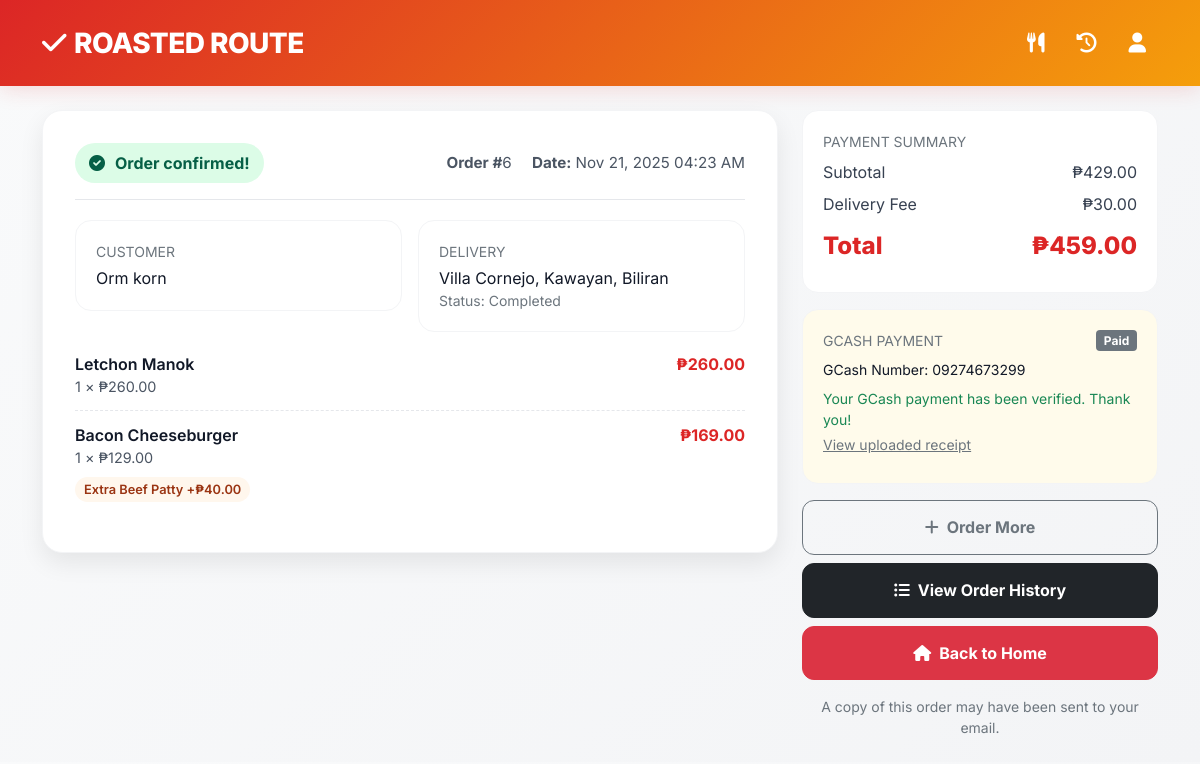
The app's page /order-confirmation/ (signed in) with its own data.
### roasted_app/models.py (models this page shows, shortened)
class Order(models.Model):
    STATUS_CHOICES = [
        ('pending', 'Pending'),
        ('preparing', 'Preparing'),
        ('ready', 'Ready for Pickup'),
        ('out_for_delivery', 'Out for Delivery'),
        ('delivered', 'Delivered'),
        ('completed', 'Completed'),
        ('cancelled', 'Cancelled'),
    ]
    DELIVERY_CHOICES = [
        ('delivery', 'Delivery'),
        ('pickup', 'Pick-up'),
    ]
    PAYMENT_METHOD_CHOICES = [
        ('credit_card', 'Credit Card'),
        ('gcash', 'GCash'),
        ('bank_transfer', 'Bank Transfer'),
        ('cash', 'Cash on Delivery'),
        ('over_counter', 'Over the Counter'),
    ]
    PAYMENT_STATUS_CHOICES = [
        ('unpaid', 'Unpaid'),
        ('waiting_payment', 'Waiting for Payment'),
        ('for_verification', 'For Verification'),
        ('paid', 'Paid'),
        ('rejected', 'Rejected'),
    ]
    customer = models.ForeignKey(
        User,
        on_delete=models.CASCADE,
        related_name='orders',
        null=True,
        blank=True
    )
    customer_name = models.CharField(max_length=100)
    contact_number = models.CharField(max_length=20, default='not Provided')
    subtotal = models.DecimalField(max_digits=8, decimal_places=2, default=0)
    delivery_fee = models.DecimalField(max_digits=8, decimal_places=2, default=30.00)  # Delivery fee only in order
    total_amount = models.DecimalField(max_digits=8, decimal_places=2)
    delivery_type = models.CharField(
        max_length=20,
        choices=DELIVERY_CHOICES,
        default='delivery'
    )
    address = models.TextField(blank=True, null=True)
    note = models.TextField(blank=True, null=True)
    payment_method = models.CharField(
        max_length=20,
        choices=PAYMENT_METHOD_CHOICES,
        default='cash'
    )
    payment_status = models.CharField(
        max_length=20,
        choices=PAYMENT_STATUS_CHOICES,
        default='unpaid'
    )
    payment_proof = models.ImageField(upload_to='payment_proofs/', blank=True, null=True)
    rating = models.PositiveSmallIntegerField(null=True, blank=True)
    review = models.TextField(blank=True)
    status = models.CharField(
        max_length=20,
        choices=STATUS_CHOICES,
        default='pending'
    )
    created_at = models.DateTimeField(auto_now_add=True)
    updated_at = models.DateTimeField(auto_now=True)
    @property
    def items_subtotal(self):
        return sum((item.total_price for item in self.items.all()), Decimal('0.00'))
    @property
    def computed_total(self):
        fee = self.delivery_fee or Decimal('0.00')
        return self.items_subtotal + fee
    class Meta:
        ordering = ['-created_at']

class OrderItem(models.Model):  # Added to handle order items
    order = models.ForeignKey(Order, on_delete=models.CASCADE, related_name='items')
    menu_item = models.ForeignKey(MenuItem, on_delete=models.CASCADE)
    quantity = models.PositiveIntegerField(default=1)
    unit_price = models.DecimalField(max_digits=6, decimal_places=2)
    customization = models.JSONField(default=dict, blank=True)
    @property
    def base_total(self):
        return self.unit_price * self.quantity
    @property
    def addons_unit_price(self):
        customization = self.customization or {}
        addons = customization.get('addons') or customization.get('addOns') or []
        total = Decimal('0.00')
        for addon in addons:
            price = addon.get('price') or 0
            try:
                total += Decimal(str(price))
            except Exception:
                continue
        return total
    @property
    def addons_total(self):
        return self.addons_unit_price * self.quantity
    @property
    def total_price(self):
        return self.base_total + self.addons_total

class MenuItem(models.Model):
    CATEGORY_CHOICES = [
        ('chicken', 'Chicken'),
        ('pork', 'Pork'),
        ('burger', 'Burger'),
        ('fries', 'Fries'),
        ('drinks', 'Drinks'),
    ]
    name = models.CharField(max_length=100)
    description = models.TextField(blank=True)
    price = models.DecimalField(max_digits=6, decimal_places=2)
    category = models.CharField(max_length=20, choices=CATEGORY_CHOICES)
    available = models.BooleanField(default=True)
    image = models.ImageField(upload_to='menu_images/', blank=True, null=True)
    stock = models.IntegerField(default=0)
    created_at = models.DateTimeField(auto_now_add=True)
    is_featured = models.BooleanField(default=False)
    class Meta:
        ordering = ['category', 'name']

class GCashSettings(models.Model):
    gcash_number = models.CharField(max_length=50)
    account_name = models.CharField(max_length=100, blank=True)
    qr_code = models.ImageField(upload_to='gcash_qr/', blank=True, null=True)
    instructions = models.TextField(blank=True)
    class Meta:
        verbose_name = 'GCash Settings'
        verbose_name_plural = 'GCash Settings'

### roasted_app/views.py (the view)
# urls.py: path('order-confirmation/', views.order_confirmation_simple, name='order_confirmation_simple'),
def order_confirmation_simple(request):
    latest_order = Order.objects.filter(customer=request.user).order_by('-created_at').first()
    gcash_settings = GCashSettings.objects.first()
    context = {
        'order': latest_order,
        'gcash_settings': gcash_settings,
    }
    return render(request, 'order_confirmation.html', context)

### templates/order_confirmation.html (shortened to what this page needs)
<!DOCTYPE html>
<html lang="en">
<head>
    <link href="https://cdn.jsdelivr.net/npm/bootstrap@5.1.3/dist/css/bootstrap.min.css" rel="stylesheet">
    <link rel="stylesheet" href="https://cdnjs.cloudflare.com/ajax/libs/font-awesome/6.0.0/css/all.min.css">
</head>
<body>
    <nav class="navbar">
        <div class="container">
            <div class="d-flex justify-content-between align-items-center w-100">
                <a class="navbar-brand" href="{% url 'customer_dashboard' %}"><i class="fas fa-check me-2"></i>ROASTED ROUTE</a>
                <div class="d-flex gap-2">
                    <a href="{% url 'order_now' %}" class="nav-icon" title="Order More"><i class="fas fa-utensils"></i></a>
                    <a href="{% url 'order_history' %}" class="nav-icon" title="Order History"><i class="fas fa-history"></i></a>
                    <a href="{% url 'profile' %}" class="nav-icon" title="Profile"><i class="fas fa-user"></i></a>
                </div>
            </div>
        </div>
    </nav>
    <div class="container py-4">
        <div class="row g-4">
            <div class="col-lg-8">
                <div class="confirm-card">
                    <div class="d-flex align-items-center justify-content-between flex-wrap gap-2">
                        <div class="success-badge"><i class="fas fa-check-circle"></i>Order confirmed!</div>
                        {% if order %}
                        <div class="order-meta">
                            <span class="me-3"><strong>Order #</strong>{{ order.id }}</span>
                            <span><strong>Date:</strong> {{ order.created_at|date:"M d, Y h:i A" }}</span>
                        </div>
                        {% endif %}
                    </div>
                    <div class="divider"></div>
                    <div class="row g-3 mb-2">
                        <div class="col-md-6">
                            <div class="summary-card">
                                <div class="fw-semibold mb-1 text-uppercase small text-muted">Customer</div>
                                <div>{{ order.customer_name|default:request.user.get_username }}</div>
                            </div>
                        </div>
                        <div class="col-md-6">
                            <div class="summary-card">
                                <div class="fw-semibold mb-1 text-uppercase small text-muted">{{ order.delivery_type|default:'delivery'|title }}</div>
                                {% if order.delivery_type == 'delivery' %}
                                    <div>{{ order.address|default:"No address provided" }}</div>
                                {% else %}
                                    <div>Pickup: Roasted Route Main Branch</div>
                                {% endif %}
                                <div class="text-muted small">Status: {{ order.status|title }}</div>
                            </div>
                        </div>
                    </div>
                    <div class="mt-2">
                        {% if order and order.items.all %}
                            {% for item in order.items.all %}
                                <div class="item-row">
                                    <div>
                                        <div class="item-title">{{ item.menu_item.name }}</div>
                                        <div class="item-qty">{{ item.quantity }} × ₱{{ item.unit_price|floatformat:2 }}</div>
                                        {% if item.customization.addOns or item.customization.addons %}
                                        <div class="mt-2">
                                            {% if item.customization.addons %}
                                                {% for addon in item.customization.addons %}
                                                    {% if addon.price and addon.price|floatformat:2 != '0.00' %}
                                                        <span class="addon-badge addon-paid">{{ addon.label }} +₱{{ addon.price|floatformat:2 }}</span>
                                                    {% else %}
                                                        <span class="addon-badge addon-free">{{ addon.label }} • Free</span>
                                                    {% endif %}
                                                {% endfor %}
                                            {% endif %}
                                        </div>
                                        {% endif %}
                                    </div>
                                    <div class="item-price">₱{{ item.total_price|floatformat:2 }}</div>
                                </div>
                            {% empty %}
                                <div class="text-muted">No items found in this order.</div>
                            {% endfor %}
                        {% else %}
                            <div class="text-muted">Order not found.</div>
                        {% endif %}
                    </div>
                </div>
            </div>
            <div class="col-lg-4">
                <div class="summary-card mb-3">
                    <div class="fw-semibold mb-2 text-uppercase small text-muted">Payment Summary</div>
                    <div class="summary-row"><span>Subtotal</span><span>₱{{ order.items_subtotal|floatformat:2 }}</span></div>
                    <div class="summary-row"><span>Delivery Fee</span><span>₱{{ order.delivery_fee|default:'0.00'|floatformat:2 }}</span></div>
                    <div class="summary-row total"><span>Total</span><span>₱{{ order.computed_total|floatformat:2 }}</span></div>
                </div>
                {% if order.payment_method == 'gcash' %}
                <div class="summary-card mb-3" style="background-color: #FFFBEB;">
                    <div class="d-flex justify-content-between align-items-center mb-2">
                        <div class="fw-semibold text-uppercase small text-muted">GCash Payment</div>
                        <span class="badge bg-secondary">{{ order.get_payment_status_display }}</span>
                    </div>
                    {% if gcash_settings and gcash_settings.gcash_number %}
                    <div class="small mb-2">
                        GCash Number: <span class="fw-semibold">{{ gcash_settings.gcash_number }}</span>
                    </div>
                    {% endif %}
                    {% if order.payment_proof %}
                        {% if order.payment_status == 'for_verification' %}
                            <div class="small text-muted mb-1">
                                Your receipt is uploaded and is waiting for admin verification.
                            </div>
                        {% elif order.payment_status == 'paid' %}
                            <div class="small text-success mb-1">
                                Your GCash payment has been verified. Thank you!
                            </div>
                        {% elif order.payment_status == 'rejected' %}
                            <div class="small text-danger mb-1">
                                Your previous proof was rejected. You may upload a new screenshot below.
                            </div>
                        {% endif %}
                        <div class="small mb-2">
                            <a href="{{ order.payment_proof.url }}" target="_blank" class="link-secondary">View uploaded receipt</a>
                        </div>
                    {% else %}
                        <div class="small text-muted mb-2">
                            Step 1: Pay the total amount to our GCash number. Step 2: Upload a clear screenshot of your payment so we can verify it.
                        </div>
                    {% endif %}
                </div>
                {% endif %}
                <div class="d-grid gap-2">
                    <a href="{% url 'order_now' %}" class="btn btn-outline-secondary action-btn"><i class="fas fa-plus me-2"></i>Order More</a>
                    <a href="{% url 'order_history' %}" class="btn btn-dark action-btn"><i class="fas fa-list-ul me-2"></i>View Order History</a>
                    <a href="{% url 'customer_dashboard' %}" class="btn btn-danger action-btn"><i class="fas fa-home me-2"></i>Back to Home</a>
                </div>
                <div class="text-center text-muted small mt-3">A copy of this order may have been sent to your email.</div>
            </div>
        </div>
    </div>
</body>
</html>

### templates/order_confirmation.html (style rules this page uses)
:root { --red: #DC2626; --yellow: #F59E0B; --white: #FFFFFF; --gray-50: #F9FAFB; --gray-100: #F3F4F6; --gray-200: #E5E7EB; --gray-600: #4B5563; --gray-700: #374151; --gray-900: #111827; }
body { font-family: 'Inter', sans-serif; background: linear-gradient(135deg, var(--gray-50), var(--gray-100)); color: var(--gray-900); }
.navbar { background: linear-gradient(135deg, var(--red) 0%, var(--yellow) 100%); padding: 1rem 0; box-shadow: 0 4px 20px rgba(220, 38, 38, 0.15); }
.navbar-brand { font-weight: 800; font-size: 1.75rem; color: var(--white); letter-spacing: -0.02em; }
.nav-icon { color: var(--white); font-size: 1.25rem; padding: 0.75rem; border-radius: 12px; transition: .3s; }
.confirm-card { background: var(--white); border-radius: 20px; padding: 2rem; box-shadow: 0 10px 25px rgba(0,0,0,.08); border: 1px solid var(--gray-100); }
.success-badge { display: inline-flex; align-items: center; gap: 10px; background: #DCFCE7; color: #065F46; border-radius: 999px; padding: 8px 14px; font-weight: 700; }
.order-meta { color: var(--gray-600); font-size: .95rem; }
.divider { height: 1px; background: var(--gray-200); margin: 1rem 0 1.25rem; }
.item-row { display: grid; grid-template-columns: 1fr auto; gap: .75rem; padding: .75rem 0; border-bottom: 1px dashed var(--gray-200); }
.item-row:last-child { border-bottom: none; }
.item-title { font-weight: 600; }
.item-qty { color: var(--gray-600); font-size: .9rem; }
.item-price { font-weight: 700; color: var(--red); }
.addon-badge { display: inline-block; padding: 3px 9px; border-radius: 999px; font-size: .8rem; font-weight: 600; margin-right: 6px; margin-bottom: 6px; }
.addon-paid { background: #fff7ed; color: #9a3412; }
.summary-card { background: var(--white); border-radius: 16px; padding: 1.25rem; border: 1px solid var(--gray-100); }
.summary-row { display:flex; justify-content: space-between; margin-bottom: .5rem; color: var(--gray-700); }
.summary-row.total { font-weight: 800; font-size: 1.5rem; color: var(--red); margin-top: .75rem; }
.action-btn { border-radius: 12px; padding: .9rem 1.25rem; font-weight: 700; }

### records on screen
Order: id "6", created_at "Nov 21, 2025 04:23 AM", customer_name "Orm korn", delivery_type "DELIVERY", address "Villa Cornejo, Kawayan, Biliran", status "Completed", items_subtotal "429.00", delivery_fee "30.00", computed_total "459.00", payment_status "Paid"
OrderItem: menu_item.name "Letchon Manok", quantity "1", unit_price "260.00", total_price "260.00"
OrderItem: menu_item.name "Bacon Cheeseburger", quantity "1", unit_price "129.00", label "Extra Beef Patty", price "40.00", total_price "169.00"
GCashSettings: gcash_number "09274673299"
